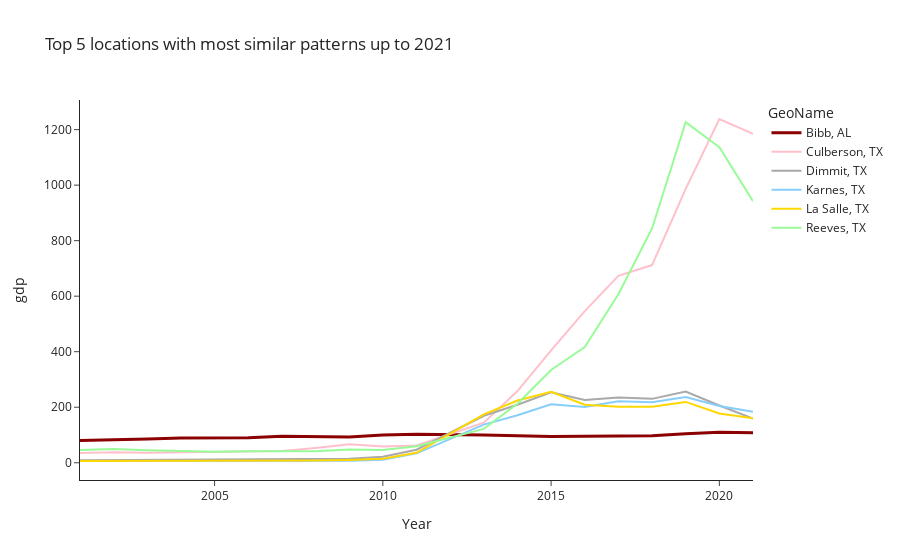

This figure's notebook cell:
### Code cell
# you still can plot the few top ranked cities:
f.plot_kins()

### Figure 1 — Plotly figure (JSON) as saved in the notebook; plotly's stock layout.template omitted (floating-point values rounded to 4 significant figures)
{"data": [{"line": {"color": "darkred", "width": 3}, "mode": "lines", "name": "Bibb, AL", "text": "Bibb, AL", "textposition": "top right", "type": "scatter", "x": [2001, 2002, 2003, 2004, 2005, 2006, 2007, 2008, 2009, 2010, 2011, 2013, 2014, 2015, 2016, 2017, 2018, 2019, 2020, 2021], "y": [80.44, 81.53, 85.12, 89.32, 88.78, 89.6, 95.31, 94.75, 92.94, 100.1, 102.6, 99.54, 97.93, 94.59, 95.81, 96.88, 96.99, 104.6, 109.5, 107.9]}, {"line": {"color": "#FFC0CB"}, "mode": "lines", "name": "Culberson, TX", "text": "Culberson, TX", "textposition": "top right", "type": "scatter", "x": [2001, 2002, 2003, 2004, 2005, 2006, 2007, 2008, 2009, 2010, 2011, 2013, 2014, 2015, 2016, 2017, 2018, 2019, 2020, 2021], "y": [35.26, 37.74, 36.26, 38.34, 40.18, 41.25, 42.37, 53.35, 66.47, 58.87, 62.02, 144.3, 258.3, 404.7, 546.1, 673.3, 712.0, 986.3, 1238.0, 1185.0]}, {"line": {"color": "#A9A9A9"}, "mode": "lines", "name": "Dimmit, TX", "text": "Dimmit, TX", "textposition": "top right", "type": "scatter", "x": [2001, 2002, 2003, 2004, 2005, 2006, 2007, 2008, 2009, 2010, 2011, 2013, 2014, 2015, 2016, 2017, 2018, 2019, 2020, 2021], "y": [9.381, 10.07, 10.27, 10.1, 10.53, 13.38, 13.42, 12.85, 14.4, 21.99, 47.02, 169.1, 208.9, 253.6, 226.4, 235.3, 230.1, 256.7, 206.4, 159.1]}, {"line": {"color": "#87CEFA"}, "mode": "lines", "name": "Karnes, TX", "text": "Karnes, TX", "textposition": "top right", "type": "scatter", "x": [2001, 2002, 2003, 2004, 2005, 2006, 2007, 2008, 2009, 2010, 2011, 2013, 2014, 2015, 2016, 2017, 2018, 2019, 2020, 2021], "y": [6.498, 6.891, 7.331, 6.759, 6.537, 6.29, 6.662, 6.937, 7.532, 10.63, 33.74, 137.4, 170.9, 210.9, 200.4, 221.3, 217.6, 237.0, 204.3, 183.5]}, {"line": {"color": "#FFD700"}, "mode": "lines", "name": "La Salle, TX", "text": "La Salle, TX", "textposition": "top right", "type": "scatter", "x": [2001, 2002, 2003, 2004, 2005, 2006, 2007, 2008, 2009, 2010, 2011, 2013, 2014, 2015, 2016, 2017, 2018, 2019, 2020, 2021], "y": [6.638, 6.679, 7.065, 6.727, 7.541, 8.729, 8.254, 7.9, 10.17, 14.61, 35.99, 174.1, 224.3, 255.4, 209.0, 202.0, 201.5, 219.1, 177.5, 159.9]}, {"line": {"color": "#98FB98"}, "mode": "lines", "name": "Reeves, TX", "text": "Reeves, TX", "textposition": "top right", "type": "scatter", "x": [2001, 2002, 2003, 2004, 2005, 2006, 2007, 2008, 2009, 2010, 2011, 2013, 2014, 2015, 2016, 2017, 2018, 2019, 2020, 2021], "y": [46.0, 49.29, 44.96, 41.68, 39.74, 41.33, 41.01, 41.39, 47.38, 45.55, 59.75, 121.9, 212.5, 334.2, 416.8, 607.2, 844.0, 1227.0, 1136.0, 942.2]}], "layout": {"legend": {"title": {"text": "GeoName"}}, "title": {"text": "Top 5 locations with most similar patterns up to 2021"}, "xaxis": {"title": {"text": "Year"}}, "yaxis": {"title": {"text": "gdp"}}}}
